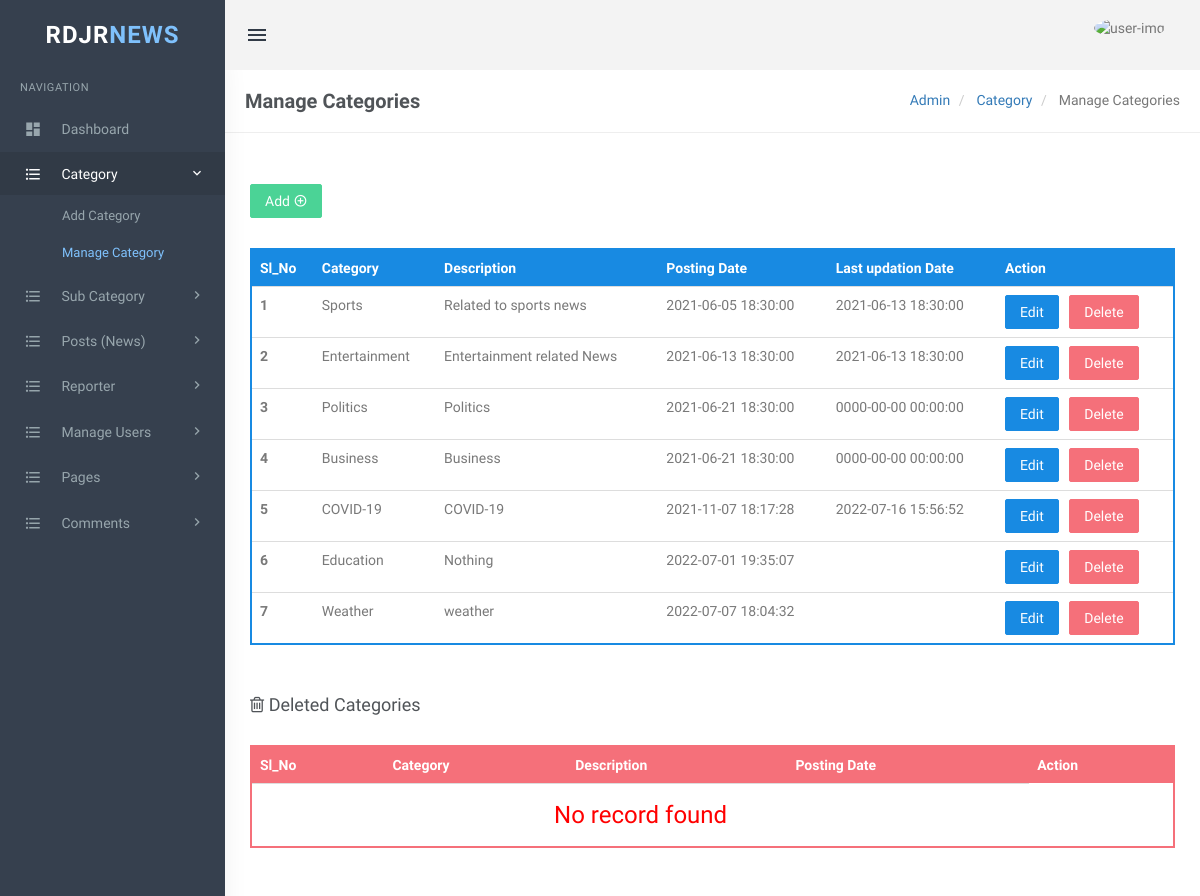
Page /admin/manage-categories.php (signed in) on the committed database.
### tables this page shows
CREATE TABLE `tblcategory` (
  `id` int(11) NOT NULL,
  `CategoryName` varchar(200) DEFAULT NULL,
  `Description` mediumtext DEFAULT NULL,
  `PostingDate` timestamp NULL DEFAULT current_timestamp(),
  `UpdationDate` timestamp NULL DEFAULT NULL ON UPDATE current_timestamp(),
  `Is_Active` int(1) DEFAULT NULL
);

### admin/manage-categories.php (the view, shortened to what this page needs)
<?php
include 'config.php';
if (!isset($_SESSION['login'])) {
    echo "<script> location.href='index.php' </script>";
} else {
?>
    <!DOCTYPE html>
    <html lang="en">
    <head>
        <link href="assets/css/bootstrap.min.css" rel="stylesheet" type="text/css" />
        <link href="assets/css/core.css" rel="stylesheet" type="text/css" />
        <link href="assets/css/components.css" rel="stylesheet" type="text/css" />
        <link href="assets/css/icons.css" rel="stylesheet" type="text/css" />
        <link href="assets/css/pages.css" rel="stylesheet" type="text/css" />
        <link href="assets/css/menu.css" rel="stylesheet" type="text/css" />
        <link href="assets/css/responsive.css" rel="stylesheet" type="text/css" />
        <link rel="stylesheet" href="../plugins/switchery/switchery.min.css">
    </head>
    <body class="fixed-left">
        <div id="wrapper">
            <?php include('includes/topheader.php'); ?>
            <?php include('includes/leftsidebar.php'); ?>
            <div class="content-page">
                <div class="content">
                    <div class="container">
                        <div class="row">
                            <div class="col-xs-12">
                                <div class="page-title-box">
                                    <h4 class="page-title">Manage Categories</h4>
                                    <ol class="breadcrumb p-0 m-0">
                                        <li>
                                            <a href="#">Admin</a>
                                        </li>
                                        <li>
                                            <a href="#">Category </a>
                                        </li>
                                        <li class="active">
                                            Manage Categories
                                        </li>
                                    </ol>
                                    <div class="clearfix"></div>
                                </div>
                            </div>
                        </div>
                        <div class="row">
                            <div class="col-sm-6">
                            </div>
                            <div class="row">
                                <div class="col-md-12">
                                    <div class="demo-box m-t-20">
                                        <div class="m-b-30">
                                            <a href="add-category.php">
                                                <button id="addToTable" class="btn btn-success waves-effect waves-light">Add <i class="mdi mdi-plus-circle-outline"></i></button>
                                            </a>
                                        </div>
                                        <div class="table-responsive">
                                            <table class="table m-0 table-colored-bordered table-bordered-primary">
                                                <thead>
                                                    <tr>
                                                        <th>Sl_No</th>
                                                        <th> Category</th>
                                                        <th>Description</th>
                                                        <th>Posting Date</th>
                                                        <th>Last updation Date</th>
                                                        <th>Action</th>
                                                    </tr>
                                                </thead>
                                                <tbody>
                                                    <?php
                                                    $query = mysqli_query($conn, "Select id,CategoryName,Description,PostingDate,UpdationDate from  tblcategory where Is_Active=1");
                                                    $cnt = 1;
                                                    while ($row = mysqli_fetch_array($query)) {
                                                    ?>
                                                        <tr>
                                                            <th scope="row"><?php echo htmlentities($cnt); ?></th>
                                                            <td><?php echo htmlentities($row['CategoryName']); ?></td>
                                                            <td><?php echo htmlentities($row['Description']); ?></td>
                                                            <td><?php echo htmlentities($row['PostingDate']); ?></td>
                                                            <td><?php echo htmlentities($row['UpdationDate']); ?></td>
                                                            <td><a href="edit-category.php?cid=<?php echo htmlentities($row['id']); ?>"> <button class="btn btn-primary">Edit</button> </a>
                                                                &nbsp;<a href="manage-categories.php?rid=<?php echo htmlentities($row['id']); ?>&&action=del" onclick="return confirm('Do you really want to delete ?')"> <button class="btn btn-danger">Delete</button></a> </td>
                                                        </tr>
                                                    <?php
                                                        $cnt++;
                                                    } ?>
                                                </tbody>
                                            </table>
                                        </div>
                                    </div>
                                </div>
                            </div>
                            <div class="row">
                                <div class="col-md-12">
                                    <div class="demo-box m-t-20">
                                        <div class="m-b-30">
                                            <h4><i class="fa fa-trash-o"></i> Deleted Categories</h4>
                                        </div>
                                        <div class="table-responsive">
                                            <table class="table m-0 table-colored-bordered table-bordered-danger">
                                                <thead>
                                                    <tr>
                                                        <th>Sl_No</th>
                                                        <th> Category</th>
                                                        <th>Description</th>
                                                        <th>Posting Date</th>
                                                        <th>Action</th>
                                                    </tr>
                                                </thead>
                                                <tbody>
                                                    <?php
                                                    $query = mysqli_query($conn, "Select id,CategoryName,Description,PostingDate from  tblcategory where Is_Active=0");
                                                    $rowcount=mysqli_num_rows($query);
                                                    if($rowcount==0)
                                                        {
                                                            ?>
                                                            <tr>
                                                            <td colspan="4" align="center"><h3 style="color:red">No record found</h3></td>
                                                            </tr>
                                                            <?php
                                                }
                                                ?>
                                                </tbody>
                                            </table>
                                        </div>
                                    </div>
                                </div>
                            </div>
                        </div>
                    </div>
                </div>
            </div>
    </body>
    </html>
<?php } ?>

### admin/assets/css/core.css (style rules this page uses)
body { font-family: 'Varela Round', sans-serif; margin: 0; padding-bottom: 60px; overflow-x: hidden; color: #797979; }
html { position: relative; min-height: 100%; }
.h1, .h2, .h3, .h4, .h5, .h6, h1, h2, h3, h4, h5, h6 { color: #505458; font-family: 'Hind Madurai', sans-serif; margin: 10px 0; }
* { outline: none !important; }
.container { width: auto; }
#wrapper { height: 100%; overflow: hidden; width: 100%; }
.p-0 { padding: 0 !important; }
.m-0 { margin: 0 !important; }
.m-t-20 { margin-top: 20px !important; }
.m-b-30 { margin-bottom: 30px !important; }
.row { margin-right: -10px; margin-left: -10px; }
.col-lg-1, .col-lg-10, .col-lg-11, .col-lg-12, .col-lg-2, .col-lg-3, .col-lg-4, .col-lg-5, .col-lg-6, .col-lg-7, .col-lg-8, .col-lg-9, .col-md-1, .col-md-10, .col-md-11, .col-md-12, .col-md-2, .col-md-3, .col-md-4, .col-md-5, .col-md-6, .col-md-7, .col-md-8, .col-md-9, .col-sm-1, .col-sm-10, .col-sm-11, .col-sm-12, .col-sm-2, .col-sm-3, .col-sm-4, .col-sm-5, .col-sm-6, .col-sm-7, .col-sm-8, .col-sm-9, .col-xs-1, .col-xs-10, .col-xs-11, .col-xs-12, .col-xs-2, .col-xs-3, .col-xs-4, .col-xs-5, .col-xs-6, .col-xs-7, .col-xs-8, .col-xs-9 { padding-left: 10px; padding-right: 10px; }
.breadcrumb { background-color: transparent; margin-bottom: 15px; padding-top: 10px; padding-left: 0; }
.waves-effect { position: relative; cursor: pointer; display: inline-block; overflow: hidden; -webkit-user-select: none; -moz-user-select: none; -ms-user-select: none; user-select: none; -webkit-tap-highlight-color: transparent; vertical-align: middle; z-index: 1; will-change: opacity, transform; -webkit-transition: all 0.3s ease-out; -moz-transition: all 0.3s ease-out; -o-transition: all 0.3s ease-out; -ms-transition: all 0.3s ease-out; transition: all 0.3s ease-out; }
.demo-box { padding: 10px 15px; }

### admin/assets/css/menu.css (style rules this page uses)
.content-page { margin-left: 225px; overflow: hidden; }
.content-page .content { padding: 0 5px 10px 5px; margin-top: 70px; }
.page-title { font-size: 20px; margin-bottom: 0; margin-top: 0; font-weight: 600; }
.page-title-box { padding: 20px; border-bottom: 1px solid #eee; margin: 0 -20px 20px -20px; }
.page-title-box .page-title { margin-bottom: 0; float: left; }
.page-title-box .breadcrumb { float: right; background-color: transparent !important; }

### rows in the picture
tblcategory: CategoryName "Sports", Description "Related to sports news", PostingDate "2021-06-05 18:30:00", UpdationDate "2021-06-13 18:30:00"
tblcategory: CategoryName "Entertainment", Description "Entertainment related News", PostingDate "2021-06-13 18:30:00", UpdationDate "2021-06-13 18:30:00"
tblcategory: CategoryName "Politics", Description "Politics", PostingDate "2021-06-21 18:30:00", UpdationDate "0000-00-00 00:00:00"
tblcategory: CategoryName "Business", Description "Business", PostingDate "2021-06-21 18:30:00", UpdationDate "0000-00-00 00:00:00"
tblcategory: CategoryName "COVID-19", Description "COVID-19", PostingDate "2021-11-07 18:17:28", UpdationDate "2022-07-16 15:56:52"
tblcategory: CategoryName "Education", Description "Nothing", PostingDate "2022-07-01 19:35:07"
tblcategory: CategoryName "Weather", Description "weather", PostingDate "2022-07-07 18:04:32"
